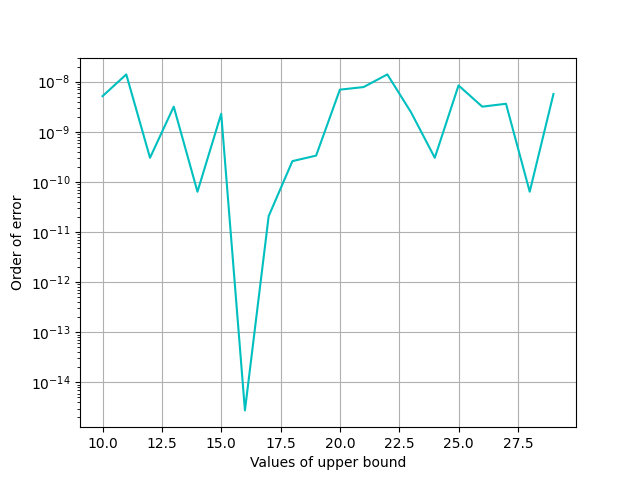

Recreate this plot in Python.
import matplotlib.pyplot as plt
import numpy as np
import scipy.special as sp
import scipy.integrate as s

def func(u):
    f1=0
    if (u<1):
        f1=2*u*(sp.jv(3,2.7*u))**2
    if (u>=1):
        f1=(2*abs(sp.jv(3,2.7)/sp.kv(3,1.2))**2)*((sp.kv(3,1.2*u))**2)*u
    return f1

def efunc():
    return sp.jv(3,2.7)**2-sp.jv(4,2.7)*sp.jv(2,2.7)+abs(sp.jv(3,2.7)/sp.kv(3,1.2))**2*(sp.kv(4,1.2)*sp.kv(2,1.2)-sp.kv(3,1.2)**2)

out=s.quad(func,0,20,full_output=0)
err=out[0]-efunc()

error=[]
for i in range(10,30):
    out=s.quad(func,0,i,full_output=0)
    error.append(abs(out[1]))

plt.clf()
plt.semilogy(range(10,30),error,'c')
plt.xlabel("Values of upper bound")
plt.ylabel("Order of error")
plt.grid()
plt.savefig("4")
    
